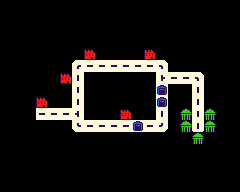

Rendered tile map (Tiled .tmx) drawn with the repository's tilesets; below, a short description and the full map source, tile grids included:
An orthogonal 20x16 tile map with 12x12 px tiles, 2 tile layers (tiles, objects), 2 tilesets.

<map version="1.4" tiledversion="1.4.2" orientation="orthogonal" renderorder="right-down" width="20" height="16" tilewidth="12" tileheight="12" infinite="0" nextlayerid="4" nextobjectid="1">
 <editorsettings>
  <export target="level2.csv" format="csv" />
 </editorsettings>
 <tileset firstgid="1" source="busclone.tsx" />
 <tileset firstgid="41" source="objects.tsx" />
 <layer id="1" name="tiles" width="20" height="16">
  <data encoding="csv">
0,0,0,0,0,0,0,0,0,0,0,0,0,0,0,0,0,0,0,0,
0,0,0,0,0,0,0,0,0,0,0,0,0,0,0,0,0,0,0,0,
0,0,0,0,0,0,0,0,0,0,0,0,0,0,0,0,0,0,0,0,
0,0,0,0,0,0,0,0,0,0,0,0,0,0,0,0,0,0,0,0,
0,0,0,0,0,0,0,0,0,0,0,0,0,0,0,0,0,0,0,0,
0,0,0,0,0,0,7,2,2,2,2,2,2,4,0,0,0,0,0,0,
0,0,0,0,0,0,3,0,0,0,0,0,0,8,2,2,4,0,0,0,
0,0,0,0,0,0,3,0,0,0,0,0,0,3,0,0,3,0,0,0,
0,0,0,0,0,0,3,0,0,0,0,0,0,3,0,0,3,0,0,0,
0,0,0,2,2,2,10,0,0,0,0,0,0,3,0,0,3,0,0,0,
0,0,0,0,0,0,6,2,2,2,2,2,2,5,0,0,14,0,0,0,
0,0,0,0,0,0,0,0,0,0,0,0,0,0,0,0,0,0,0,0,
0,0,0,0,0,0,0,0,0,0,0,0,0,0,0,0,0,0,0,0,
0,0,0,0,0,0,0,0,0,0,0,0,0,0,0,0,0,0,0,0,
0,0,0,0,0,0,0,0,0,0,0,0,0,0,0,0,0,0,0,0,
0,0,0,0,0,0,0,0,0,0,0,0,0,0,0,0,0,0,0,0
</data>
 </layer>
 <layer id="3" name="objects" width="20" height="16">
  <data encoding="csv">
0,0,0,0,0,0,0,0,0,0,0,0,0,0,0,0,0,0,0,0,
0,0,0,0,0,0,0,0,0,0,0,0,0,0,0,0,0,0,0,0,
0,0,0,0,0,0,0,0,0,0,0,0,0,0,0,0,0,0,0,0,
0,0,0,0,0,0,0,0,0,0,0,0,0,0,0,0,0,0,0,0,
0,0,0,0,0,0,0,41,0,0,0,0,41,0,0,0,0,0,0,0,
0,0,0,0,0,0,0,0,0,0,0,0,0,0,0,0,0,0,0,0,
0,0,0,0,0,41,0,0,0,0,0,0,0,0,0,0,0,0,0,0,
0,0,0,0,0,0,0,0,0,0,0,0,0,43,0,0,0,0,0,0,
0,0,0,41,0,0,0,0,0,0,0,0,0,43,0,0,0,0,0,0,
0,0,0,0,0,0,0,0,0,0,41,0,0,0,0,42,0,42,0,0,
0,0,0,0,0,0,0,0,0,0,0,43,0,0,0,42,0,42,0,0,
0,0,0,0,0,0,0,0,0,0,0,0,0,0,0,0,42,0,0,0,
0,0,0,0,0,0,0,0,0,0,0,0,0,0,0,0,0,0,0,0,
0,0,0,0,0,0,0,0,0,0,0,0,0,0,0,0,0,0,0,0,
0,0,0,0,0,0,0,0,0,0,0,0,0,0,0,0,0,0,0,0,
0,0,0,0,0,0,0,0,0,0,0,0,0,0,0,0,0,0,0,0
</data>
 </layer>
</map>